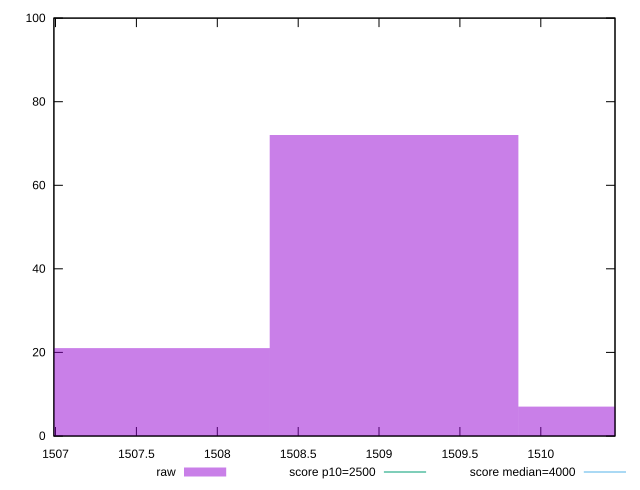

This figure's gnuplot source:
reset

$raw <<EOF
1509.0927420023902 72
1507.5559876826321 21
1510.6294963221483 7
EOF

set key outside below
set boxwidth 1.536754319758035
set xrange [1506.9898000000003:1510.4590000000003]
set yrange [0:100]
set style fill transparent solid 0.5 noborder

set parametric
set terminal svg size 640, 490 enhanced background rgb 'white'
set output "report_00007_2020-12-11T15:55:29.892Z/largest-contentful-paint/samples/pages+cached+noexternal+nofonts+nosvg+noimg+nocss+nojs/raw/histogram.svg"

plot $raw title "raw" with boxes, \
     2500,t title "score p10=2500", \
     4000,t title "score median=4000"

reset
